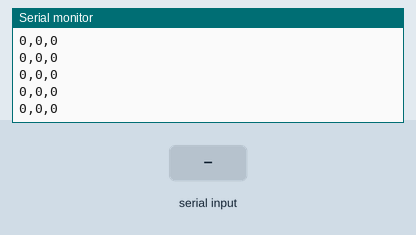
The sketch below on a simulated Arduino Uno, built with avr-gcc and run on an emulated ATmega328P. On the bench: the last lines printed to the serial monitor. The test bench sets the inputs (shaded band).

Above: at 1.2 s.
1.3 s: "90,45\n" received over Serial
At 1.42 s:
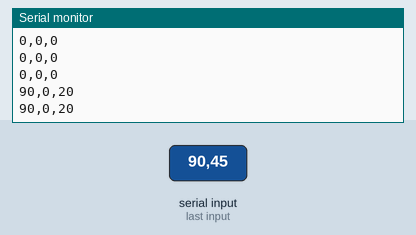
2.8 s: "30,150\n" received over Serial
At 2.83 s:
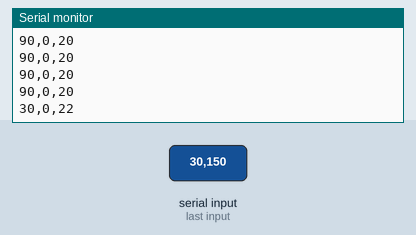
Timing chart, 0 to 5.8 s (numbered marks = the images above; inputs shaded):
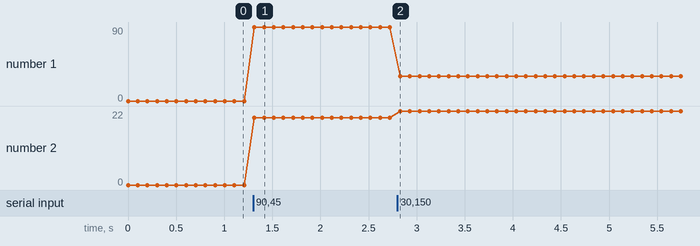

Measured:
- after the input at 1.3 s, the serial monitor: prints a new line at once (image 1)
- after the input at 2.8 s, the serial monitor: prints a new line at once (image 2)
- plotted number 1: 0 → 90 after the input at 1.3 s, 90 → 30 after the input at 2.8 s
- plotted number 2: 0 → 20 after the input at 1.3 s, 20 → 22 after the input at 2.8 s

The sketch:

serial_port.ino
```cpp
String message_c;
const char* message;
int vx=0;
int vy=0;
double vth=0;
int th=0;
int send_vx;
int send_vth;
void setup()
{
  Serial.begin(115200);
  while(Serial.read()>= 0){}                 //清空串口0缓存

}
void loop()
{
if (Serial.available())
  {
   // Serial.println("get");
    while(Serial.available()>0)//当有信号的时候
  {
    message_c +=char(Serial.read());
    delay(1);
  }

  message = message_c.c_str();   //由于sscanf只能识别const char*类型字符串，将String类型字符串转成const char*类型
  //Serial.println(message);
  sscanf(message,"%d,%d",&vx,&th);   //串口接收字符串拆分
//Serial.println("have cut");

while(Serial.read()>=0){};      //清空串口1缓存，保证字符串的长度稳定
}

send_vx=vx;
send_vth=vx*tan(double(th)/1000)/0.2;

  Serial.print(send_vx);
  Serial.print(",");
  Serial.print(vy);
  Serial.print(",");
  Serial.println(send_vth);
  delay(100);
  message_c = "";
}
```
